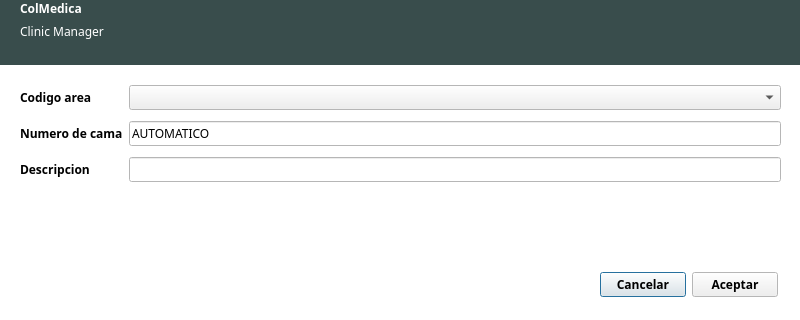
<?xml version="1.0" encoding="UTF-8"?>
<ui version="4.0">
 <class>dialogNuevaCama</class>
 <widget class="QDialog" name="dialogNuevaCama">
  <property name="geometry">
   <rect>
    <x>0</x>
    <y>0</y>
    <width>800</width>
    <height>320</height>
   </rect>
  </property>
  <property name="palette">
   <palette>
    <active>
     <colorrole role="Base">
      <brush brushstyle="SolidPattern">
       <color alpha="255">
        <red>255</red>
        <green>255</green>
        <blue>255</blue>
       </color>
      </brush>
     </colorrole>
     <colorrole role="Window">
      <brush brushstyle="SolidPattern">
       <color alpha="255">
        <red>255</red>
        <green>255</green>
        <blue>255</blue>
       </color>
      </brush>
     </colorrole>
    </active>
    <inactive>
     <colorrole role="Base">
      <brush brushstyle="SolidPattern">
       <color alpha="255">
        <red>255</red>
        <green>255</green>
        <blue>255</blue>
       </color>
      </brush>
     </colorrole>
     <colorrole role="Window">
      <brush brushstyle="SolidPattern">
       <color alpha="255">
        <red>255</red>
        <green>255</green>
        <blue>255</blue>
       </color>
      </brush>
     </colorrole>
    </inactive>
    <disabled>
     <colorrole role="Base">
      <brush brushstyle="SolidPattern">
       <color alpha="255">
        <red>255</red>
        <green>255</green>
        <blue>255</blue>
       </color>
      </brush>
     </colorrole>
     <colorrole role="Window">
      <brush brushstyle="SolidPattern">
       <color alpha="255">
        <red>255</red>
        <green>255</green>
        <blue>255</blue>
       </color>
      </brush>
     </colorrole>
    </disabled>
   </palette>
  </property>
  <property name="font">
   <font>
    <family>Ubuntu Condensed</family>
    <weight>75</weight>
    <bold>true</bold>
   </font>
  </property>
  <property name="cursor">
   <cursorShape>PointingHandCursor</cursorShape>
  </property>
  <property name="windowTitle">
   <string>Nueva Cama</string>
  </property>
  <property name="autoFillBackground">
   <bool>true</bool>
  </property>
  <widget class="QWidget" name="widgetCuerpo" native="true">
   <property name="geometry">
    <rect>
     <x>10</x>
     <y>70</y>
     <width>781</width>
     <height>241</height>
    </rect>
   </property>
   <property name="autoFillBackground">
    <bool>true</bool>
   </property>
   <widget class="QWidget" name="layoutWidget">
    <property name="geometry">
     <rect>
      <x>10</x>
      <y>10</y>
      <width>761</width>
      <height>110</height>
     </rect>
    </property>
    <layout class="QGridLayout" name="gridLayout">
     <item row="0" column="0">
      <widget class="QLabel" name="labelCodigoArea">
       <property name="text">
        <string>Codigo area</string>
       </property>
      </widget>
     </item>
     <item row="0" column="1">
      <widget class="QComboBox" name="comboBoxCodigoArea">
       <property name="font">
        <font>
         <weight>50</weight>
         <bold>false</bold>
        </font>
       </property>
      </widget>
     </item>
     <item row="2" column="0">
      <widget class="QLabel" name="labelDescripcion">
       <property name="text">
        <string>Descripcion</string>
       </property>
      </widget>
     </item>
     <item row="1" column="0">
      <widget class="QLabel" name="labelNumerDeCama">
       <property name="text">
        <string>Numero de cama</string>
       </property>
      </widget>
     </item>
     <item row="1" column="1">
      <widget class="QLineEdit" name="lineEditNumeroDeCama">
       <property name="font">
        <font>
         <weight>50</weight>
         <bold>false</bold>
        </font>
       </property>
       <property name="text">
        <string>AUTOMATICO</string>
       </property>
       <property name="readOnly">
        <bool>true</bool>
       </property>
      </widget>
     </item>
     <item row="2" column="1">
      <widget class="QLineEdit" name="lineEditDescripcion">
       <property name="font">
        <font>
         <weight>50</weight>
         <bold>false</bold>
        </font>
       </property>
      </widget>
     </item>
    </layout>
   </widget>
   <widget class="QWidget" name="layoutWidget">
    <property name="geometry">
     <rect>
      <x>590</x>
      <y>200</y>
      <width>178</width>
      <height>29</height>
     </rect>
    </property>
    <layout class="QHBoxLayout" name="horizontalLayout">
     <item>
      <widget class="QPushButton" name="pushButtonCancelar">
       <property name="text">
        <string>Cancelar</string>
       </property>
      </widget>
     </item>
     <item>
      <widget class="QPushButton" name="pushButtonAceptar">
       <property name="text">
        <string>Aceptar</string>
       </property>
      </widget>
     </item>
    </layout>
   </widget>
  </widget>
  <widget class="QWidget" name="widgetCabecera" native="true">
   <property name="geometry">
    <rect>
     <x>0</x>
     <y>0</y>
     <width>800</width>
     <height>65</height>
    </rect>
   </property>
   <property name="palette">
    <palette>
     <active>
      <colorrole role="WindowText">
       <brush brushstyle="SolidPattern">
        <color alpha="255">
         <red>255</red>
         <green>255</green>
         <blue>255</blue>
        </color>
       </brush>
      </colorrole>
      <colorrole role="Base">
       <brush brushstyle="SolidPattern">
        <color alpha="255">
         <red>255</red>
         <green>255</green>
         <blue>255</blue>
        </color>
       </brush>
      </colorrole>
      <colorrole role="Window">
       <brush brushstyle="SolidPattern">
        <color alpha="255">
         <red>57</red>
         <green>77</green>
         <blue>76</blue>
        </color>
       </brush>
      </colorrole>
     </active>
     <inactive>
      <colorrole role="WindowText">
       <brush brushstyle="SolidPattern">
        <color alpha="255">
         <red>255</red>
         <green>255</green>
         <blue>255</blue>
        </color>
       </brush>
      </colorrole>
      <colorrole role="Base">
       <brush brushstyle="SolidPattern">
        <color alpha="255">
         <red>255</red>
         <green>255</green>
         <blue>255</blue>
        </color>
       </brush>
      </colorrole>
      <colorrole role="Window">
       <brush brushstyle="SolidPattern">
        <color alpha="255">
         <red>57</red>
         <green>77</green>
         <blue>76</blue>
        </color>
       </brush>
      </colorrole>
     </inactive>
     <disabled>
      <colorrole role="WindowText">
       <brush brushstyle="SolidPattern">
        <color alpha="255">
         <red>159</red>
         <green>158</green>
         <blue>158</blue>
        </color>
       </brush>
      </colorrole>
      <colorrole role="Base">
       <brush brushstyle="SolidPattern">
        <color alpha="255">
         <red>57</red>
         <green>77</green>
         <blue>76</blue>
        </color>
       </brush>
      </colorrole>
      <colorrole role="Window">
       <brush brushstyle="SolidPattern">
        <color alpha="255">
         <red>57</red>
         <green>77</green>
         <blue>76</blue>
        </color>
       </brush>
      </colorrole>
     </disabled>
    </palette>
   </property>
   <property name="autoFillBackground">
    <bool>true</bool>
   </property>
   <widget class="QWidget" name="layoutWidget_4">
    <property name="geometry">
     <rect>
      <x>20</x>
      <y>0</y>
      <width>162</width>
      <height>63</height>
     </rect>
    </property>
    <layout class="QFormLayout" name="formLayout_5">
     <item row="0" column="0">
      <widget class="QLabel" name="labelColMedica">
       <property name="styleSheet">
        <string notr="true">font: 30pt &quot;Ubuntu Condensed&quot;;
color: rgb(255, 255, 255);</string>
       </property>
       <property name="text">
        <string>ColMedica</string>
       </property>
      </widget>
     </item>
     <item row="1" column="0">
      <widget class="QLabel" name="labelClinicManager">
       <property name="font">
        <font>
         <weight>50</weight>
         <bold>false</bold>
        </font>
       </property>
       <property name="text">
        <string>Clinic Manager</string>
       </property>
      </widget>
     </item>
    </layout>
   </widget>
  </widget>
 </widget>
 <resources/>
 <connections/>
</ui>
